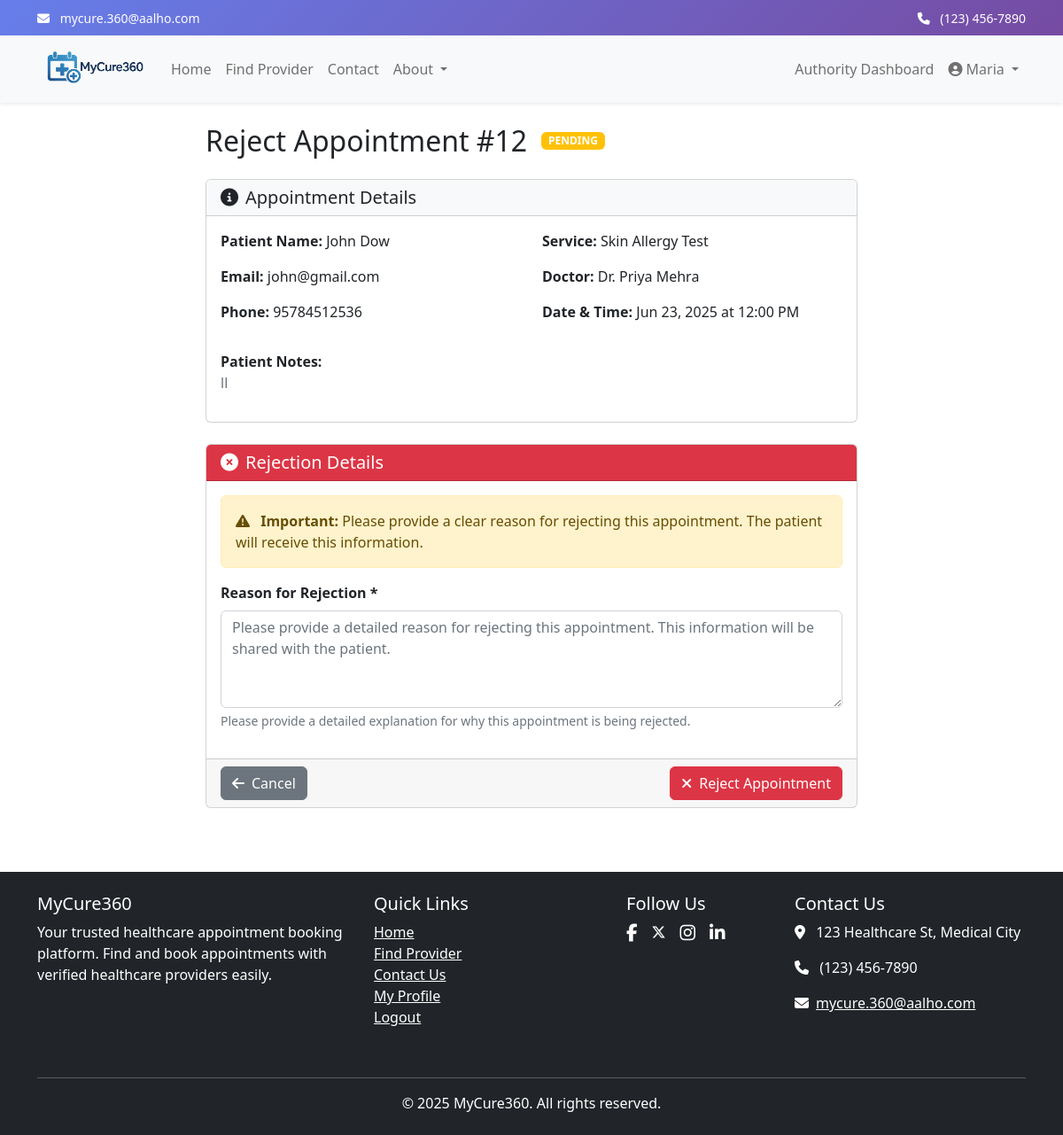
The app's page /authority/appointment/12/reject/ (signed in) with its own data.
### accounts/models.py (models this page shows, shortened)
class User(AbstractUser):
    USER_TYPE_CHOICES = (
        ('CUSTOMER', 'Customer'),
        ('AUTHORITY', 'Authority'),
        ('ADMIN', 'Admin'),
    )
    GENDER_CHOICES = (
        ('M', 'Male'),
        ('F', 'Female'),
        ('O', 'Other'),
        ('P', 'Prefer not to say'),
    )
    username = None
    email = models.EmailField(_('email address'), unique=True)
    phone_number = models.CharField(max_length=15, blank=True, null=True)
    user_type = models.CharField(max_length=10, choices=USER_TYPE_CHOICES, default='CUSTOMER')
    address = models.TextField(blank=True, null=True)
    date_of_birth = models.DateField(blank=True, null=True)
    gender = models.CharField(max_length=1, choices=GENDER_CHOICES, blank=True, null=True)
    age = models.PositiveIntegerField(blank=True, null=True)
    profile_picture = models.ImageField(upload_to='profile_pics/', blank=True, null=True)
    USERNAME_FIELD = 'email'
    REQUIRED_FIELDS = []
    objects = CustomUserManager()
    def __str__(self):
        return self.email
    class Meta:
        db_table = 'users'
        verbose_name = 'User'
        verbose_name_plural = 'Users'

### appointments/models.py (models this page shows, shortened)
class Appointment(models.Model):
    STATUS_CHOICES = (
        ('PENDING', 'Pending'),
        ('APPROVED', 'Approved'),
        ('REJECTED', 'Rejected'),
        ('COMPLETED', 'Completed'),
        ('CANCELLED', 'Cancelled'),
    )
    GENDER_CHOICES = (
        ('M', 'Male'),
        ('F', 'Female'),
        ('O', 'Other'),
    )
    user = models.ForeignKey(User, on_delete=models.CASCADE, related_name='appointments')
    authority = models.ForeignKey(Authority, on_delete=models.CASCADE, related_name='appointments')
    service = models.ForeignKey(Service, on_delete=models.CASCADE, related_name='appointments')
    doctor = models.ForeignKey(Doctor, on_delete=models.SET_NULL, related_name='appointments', blank=True, null=True)
    time_slot = models.ForeignKey(TimeSlot, on_delete=models.SET_NULL, related_name='appointments', null=True)
    patient_name = models.CharField(max_length=100, default='Unknown Patient')
    patient_email = models.EmailField(default='unknown@example.com')
    patient_phone = models.CharField(max_length=15, default='0000000000')
    patient_gender = models.CharField(max_length=1, choices=GENDER_CHOICES, default='M')
    patient_age = models.PositiveIntegerField(default=25)
    appointment_date = models.DateField()
    appointment_time = models.TimeField()
    status = models.CharField(max_length=10, choices=STATUS_CHOICES, default='PENDING')
    notes = models.TextField(blank=True, null=True)
    rejection_reason = models.TextField(blank=True, null=True)
    created_at = models.DateTimeField(auto_now_add=True)
    updated_at = models.DateTimeField(auto_now=True)
    class Meta:
        verbose_name = 'Appointment'
        verbose_name_plural = 'Appointments'
        db_table = 'appointments'
        ordering = ['-appointment_date', '-appointment_time']

### authorities/models.py (models this page shows, shortened)
class Service(models.Model):
    authority = models.ForeignKey(Authority, on_delete=models.CASCADE, related_name='services')
    name = models.CharField(max_length=255)
    description = models.TextField()
    doctors = models.ManyToManyField(Doctor, related_name='services', blank=True)
    price = models.DecimalField(max_digits=10, decimal_places=2)
    duration_minutes = models.PositiveIntegerField(default=30)
    is_active = models.BooleanField(default=True)
    created_at = models.DateTimeField(auto_now_add=True)
    updated_at = models.DateTimeField(auto_now=True)
    class Meta:
        verbose_name = 'Service'
        verbose_name_plural = 'Services'
        db_table = 'services'

class Doctor(models.Model):
    GENDER_CHOICES = (
        ('MALE', 'Male'),
        ('FEMALE', 'Female'),
        ('OTHER', 'Other'),
    )
    authority = models.ForeignKey(Authority, on_delete=models.CASCADE, related_name='doctors')
    name = models.CharField(max_length=255)
    specialization = models.CharField(max_length=255)
    qualification = models.CharField(max_length=255)
    experience_years = models.PositiveIntegerField()
    gender = models.CharField(max_length=6, choices=GENDER_CHOICES)
    photo = models.ImageField(upload_to='doctor_photos/', blank=True, null=True)
    email = models.EmailField(blank=True, null=True)
    phone = models.CharField(max_length=15, blank=True, null=True)
    bio = models.TextField(blank=True, null=True)
    consultation_fee = models.DecimalField(max_digits=10, decimal_places=2, blank=True, null=True)
    is_active = models.BooleanField(default=True)
    created_at = models.DateTimeField(auto_now_add=True)
    updated_at = models.DateTimeField(auto_now=True)
    class Meta:
        verbose_name = 'Doctor'
        verbose_name_plural = 'Doctors'
        db_table = 'doctors'

### authorities/views.py (the view)
    def wrapper(request, *args, **kwargs):
        if request.user.user_type != 'AUTHORITY':
            messages.error(request, "You don't have permission to access this page.")
            return redirect('home')
        try:
            request.user.authority_profile
        except Authority.DoesNotExist:
            messages.error(request, "Your authority profile is not set up. Please contact admin.")
            return redirect('home')
        return view_func(request, *args, **kwargs)

### authorities/forms.py (shortened to what this page needs)
class AppointmentResponseForm(forms.Form):
    STATUS_CHOICES = (
        ('APPROVED', 'Approve'),
        ('REJECTED', 'Reject'),
    )
    status = forms.ChoiceField(
        choices=STATUS_CHOICES,
        widget=forms.Select(attrs={'class': 'form-select'}),
        required=False  # Make it optional since we're handling rejection separately
    )
    rejection_reason = forms.CharField(
        required=False,
        widget=forms.Textarea(attrs={
            'class': 'form-control',
            'rows': 4,
            'placeholder': 'Please provide a detailed reason for rejecting this appointment. This information will be shared with the patient.'
        }),
        help_text='This field is required when rejecting an appointment.'
    )

### authorities/views.py (called while the page is built, shortened)
def authority_required(view_func):
    def wrapper(request, *args, **kwargs):
        if request.user.user_type != 'AUTHORITY':
            messages.error(request, "You don't have permission to access this page.")
            return redirect('home')
        try:
            request.user.authority_profile
        except Authority.DoesNotExist:
            messages.error(request, "Your authority profile is not set up. Please contact admin.")
            return redirect('home')
        return view_func(request, *args, **kwargs)
    return wrapper

@login_required
@authority_required
def reject_appointment_view(request, appointment_id):
    authority = request.user.authority_profile
    appointment = get_object_or_404(Appointment, id=appointment_id, authority=authority)
    if appointment.status != 'PENDING':
        messages.error(request, "This appointment cannot be rejected. Only pending appointments can be rejected.")
        return redirect('authority_appointments')
    form = AppointmentResponseForm()
    context = {
        'form': form,
        'appointment': appointment,
        'authority': authority,
    }
    return render(request, 'authorities/reject_appointment.html', context)

### authorities/templates/authorities/reject_appointment.html (shortened to what this page needs)
{% extends 'base.html' %}
{% load static %}
{% block content %}
<div class="container py-4">
    <div class="row justify-content-center">
        <div class="col-lg-8">
            <div class="d-flex align-items-center mb-4">
                <h1 class="h2 mb-0">Reject Appointment #{{ appointment.id }}</h1>
                <span class="badge bg-warning ms-3">{{ appointment.status }}</span>
            </div>
            <div class="card mb-4">
                <div class="card-header bg-light">
                    <h5 class="mb-0"><i class="fas fa-info-circle me-2"></i>Appointment Details</h5>
                </div>
                <div class="card-body">
                    <div class="row">
                        <div class="col-md-6">
                            <p><strong>Patient Name:</strong> {{ appointment.user.get_full_name }}</p>
                            <p><strong>Email:</strong> {{ appointment.user.email }}</p>
                            <p><strong>Phone:</strong> {{ appointment.patient_phone|default:"Not provided" }}</p>
                        </div>
                        <div class="col-md-6">
                            <p><strong>Service:</strong> {{ appointment.service.name }}</p>
                            <p><strong>Doctor:</strong>
                                {% if appointment.doctor %}
                                    {{ appointment.doctor.name }}
                                {% else %}
                                    <span class="text-muted">Not Assigned</span>
                                {% endif %}
                            </p>
                            <p><strong>Date & Time:</strong> {{ appointment.appointment_date|date:"M d, Y" }} at {{ appointment.appointment_time|time:"g:i A" }}</p>
                        </div>
                    </div>
                    {% if appointment.notes %}
                        <div class="mt-3">
                            <strong>Patient Notes:</strong>
                            <p class="text-muted">{{ appointment.notes }}</p>
                        </div>
                    {% endif %}
                </div>
            </div>
            <form method="POST" class="needs-validation" novalidate>
                <div class="card">
                    <div class="card-header bg-danger text-white">
                        <h5 class="mb-0"><i class="fas fa-times-circle me-2"></i>Rejection Details</h5>
                    </div>
                    <div class="card-body">
                        <div class="alert alert-warning">
                            <i class="fas fa-exclamation-triangle me-2"></i>
                            <strong>Important:</strong> Please provide a clear reason for rejecting this appointment. The patient will receive this information.
                        </div>
                        <div class="mb-3">
                            <label for="{{ form.rejection_reason.id_for_label }}" class="form-label">
                                <strong>Reason for Rejection *</strong>
                            </label>
                            {{ form.rejection_reason }}
                            <div class="form-text">
                                Please provide a detailed explanation for why this appointment is being rejected.
                            </div>
                        </div>
                    </div>
                    <div class="card-footer d-flex justify-content-between">
                        <a href="{% url 'authority_appointments' %}" class="btn btn-secondary">
                            <i class="fas fa-arrow-left me-2"></i>Cancel
                        </a>
                        <button type="submit" class="btn btn-danger" onclick="return confirm('Are you sure you want to reject this appointment? This action cannot be undone.')">
                            <i class="fas fa-times me-2"></i>Reject Appointment
                        </button>
                    </div>
                </div>
            </form>
        </div>
    </div>
</div>
{% endblock %}

### templates/navbar.html (shortened to what this page needs)
<div class="header-gradient text-white py-2">
    <div class="container">
        <div class="row">
            <div class="col-md-6">
                <small>
                    <i class="fas fa-envelope me-2"></i>
                    <a href="mailto:mycure.360@aalho.com" class="text-white text-decoration-none">mycure.360@aalho.com</a>
                </small>
            </div>
            <div class="col-md-6 text-md-end">
                <small>
                    <i class="fas fa-phone me-2"></i>
                    <a href="tel:+1234567890" class="text-white text-decoration-none">(123) 456-7890</a>
                </small>
            </div>
        </div>
    </div>
</div>
<nav class="navbar navbar-expand-lg navbar-light bg-light shadow-sm w-100">
    <div class="container">
        <a class="navbar-brand" href="{% url 'home' %}">
            <img src="/static/images/logo.png" alt="MyCure360 Logo" height="50">
        </a>
        <div class="collapse navbar-collapse" id="navbarNav">
            <ul class="navbar-nav me-auto">
                <li class="nav-item">
                    <a class="nav-link" href="{% url 'home' %}">Home</a>
                </li>
                <li class="nav-item">
                    <a class="nav-link" href="{% url 'search' %}">Find Provider</a>
                </li>
                <li class="nav-item">
                    <a class="nav-link" href="{% url 'contact' %}">Contact</a>
                </li>
                <li class="nav-item dropdown">
                    <a class="nav-link dropdown-toggle" href="#" id="aboutDropdown" role="button" data-bs-toggle="dropdown" aria-expanded="false">
                        About
                    </a>
                </li>
            </ul>
            <ul class="navbar-nav">
                {% if user.is_authenticated %}
                    {% if user.user_type == 'ADMIN' %}
                    <li class="nav-item">
                        <a class="nav-link" href="{% url 'admin_dashboard' %}">Admin Dashboard</a>
                    </li>
                    {% elif user.user_type == 'AUTHORITY' %}
                    <li class="nav-item">
                        <a class="nav-link" href="{% url 'authority_dashboard' %}">Authority Dashboard</a>
                    </li>
                    {% else %}
                    <li class="nav-item">
                        <a class="nav-link" href="{% url 'my_appointments' %}">My Appointments</a>
                    </li>
                    {% endif %}
                    <li class="nav-item dropdown">
                        <a class="nav-link dropdown-toggle" href="#" id="navbarDropdown" role="button" data-bs-toggle="dropdown" aria-expanded="false">
                            <i class="fas fa-user-circle"></i> {{ user.first_name }}
                        </a>
                    </li>
                {% endif %}
            </ul>
        </div>
    </div>
</nav>

### templates/base.html (style rules this page uses)
body { overflow-x: hidden; }
.navbar, footer { width: 100%; }
.header-gradient { background: linear-gradient(135deg, #667eea 0%, #764ba2 100%); }

### records on screen
User: first_name "Maria"
Appointment: id "12", status "PENDING", user.get_full_name "John Dow", user.email "john@gmail.com", patient_phone "95784512536", service.name "Skin Allergy Test", doctor.name "Dr. Priya Mehra", appointment_date "Jun 23, 2025", appointment_time "12:00 PM", notes "ll"
